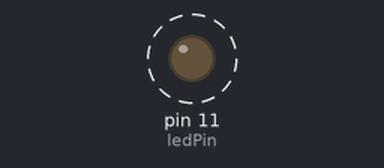
The sketch below on a simulated Arduino Uno, built with avr-gcc and run on an emulated ATmega328P. On the bench: output pins drawn as LEDs (lit = HIGH). Dashed ring = blinking. What the sketch prints to the serial monitor is not drawn.

Above: at 0.6 s.
Timing chart, 0 to 3.0 s (numbered marks = the images above):
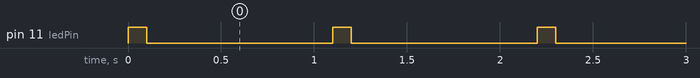

Measured:
- by itself, pin 11 (ledPin): alternates HIGH for 0.10 s and LOW for 1.0 s

The sketch:

TeensyADC.ino
```cpp
/* ADC extension for Home Heating System
   http://www.github.com/tochinet/TeensyADC

   This code is in the public domain.
*/
#include <stdarg.h>

void p(char *fmt, ... ){
        char tmp[128]; // resulting string limited to 128 chars
        va_list args;
        va_start (args, fmt );
        vsnprintf(tmp, 128, fmt, args);
        va_end (args);
        Serial.print(tmp);
}
const int ledPin = 11;   // Teensy has LED on 11, Teensy++ on 6
int i = 0;

void setup()   {
  Serial.begin(38400);
  pinMode(ledPin, OUTPUT);
}

void loop()
{
  digitalWrite(ledPin, HIGH);   // set the LED on
  delay(100);                  // wait for a second
  digitalWrite(ledPin, LOW);    // set the LED offSerial.println("Hello World");
  delay(1000);
  p("%02d ",i++);
//  Serial.print(i++); Serial.print(' ');
  if (! (i%10)) Serial.println();
}
```
